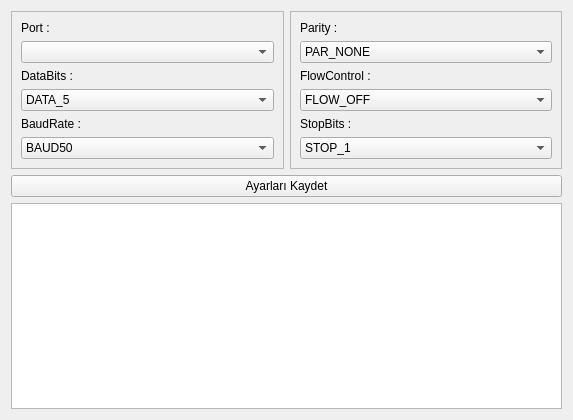
<ui version="4.0" >
 <class>IDlgNmeaGps</class>
 <widget class="QWidget" name="IDlgNmeaGps" >
  <property name="geometry" >
   <rect>
    <x>0</x>
    <y>0</y>
    <width>573</width>
    <height>420</height>
   </rect>
  </property>
  <property name="windowTitle" >
   <string>Gps Ayarları</string>
  </property>
  <property name="windowIcon" >
   <iconset/>
  </property>
  <layout class="QGridLayout" >
   <item row="0" column="0" >
    <widget class="QFrame" name="frame" >
     <property name="frameShape" >
      <enum>QFrame::StyledPanel</enum>
     </property>
     <property name="frameShadow" >
      <enum>QFrame::Raised</enum>
     </property>
     <layout class="QGridLayout" >
      <item row="0" column="0" >
       <widget class="QLabel" name="label_11" >
        <property name="text" >
         <string>Port :</string>
        </property>
       </widget>
      </item>
      <item row="1" column="0" >
       <widget class="QComboBox" name="CbPorts" />
      </item>
      <item row="2" column="0" >
       <widget class="QLabel" name="label_6" >
        <property name="text" >
         <string>DataBits :</string>
        </property>
       </widget>
      </item>
      <item row="3" column="0" >
       <widget class="QComboBox" name="CbDataBits" >
        <item>
         <property name="text" >
          <string>DATA_5</string>
         </property>
        </item>
        <item>
         <property name="text" >
          <string>DATA_6</string>
         </property>
        </item>
        <item>
         <property name="text" >
          <string>DATA_7</string>
         </property>
        </item>
        <item>
         <property name="text" >
          <string>DATA_8</string>
         </property>
        </item>
       </widget>
      </item>
      <item row="4" column="0" >
       <widget class="QLabel" name="label_10" >
        <property name="text" >
         <string>BaudRate :</string>
        </property>
       </widget>
      </item>
      <item row="5" column="0" >
       <widget class="QComboBox" name="CbBaudRate" >
        <item>
         <property name="text" >
          <string>BAUD50</string>
         </property>
        </item>
        <item>
         <property name="text" >
          <string>BAUD75</string>
         </property>
        </item>
        <item>
         <property name="text" >
          <string>BAUD110</string>
         </property>
        </item>
        <item>
         <property name="text" >
          <string>BAUD134</string>
         </property>
        </item>
        <item>
         <property name="text" >
          <string>BAUD150</string>
         </property>
        </item>
        <item>
         <property name="text" >
          <string>BAUD200</string>
         </property>
        </item>
        <item>
         <property name="text" >
          <string>BAUD300</string>
         </property>
        </item>
        <item>
         <property name="text" >
          <string>BAUD600</string>
         </property>
        </item>
        <item>
         <property name="text" >
          <string>BAUD1200</string>
         </property>
        </item>
        <item>
         <property name="text" >
          <string>BAUD1800</string>
         </property>
        </item>
        <item>
         <property name="text" >
          <string>BAUD2400</string>
         </property>
        </item>
        <item>
         <property name="text" >
          <string>BAUD4800</string>
         </property>
        </item>
        <item>
         <property name="text" >
          <string>BAUD9600</string>
         </property>
        </item>
        <item>
         <property name="text" >
          <string>BAUD14400</string>
         </property>
        </item>
        <item>
         <property name="text" >
          <string>BAUD19200</string>
         </property>
        </item>
        <item>
         <property name="text" >
          <string>BAUD38400</string>
         </property>
        </item>
        <item>
         <property name="text" >
          <string>BAUD56000</string>
         </property>
        </item>
        <item>
         <property name="text" >
          <string>BAUD57600</string>
         </property>
        </item>
        <item>
         <property name="text" >
          <string>BAUD76800</string>
         </property>
        </item>
        <item>
         <property name="text" >
          <string>BAUD115200</string>
         </property>
        </item>
        <item>
         <property name="text" >
          <string>BAUD128000</string>
         </property>
        </item>
        <item>
         <property name="text" >
          <string>BAUD256000</string>
         </property>
        </item>
       </widget>
      </item>
     </layout>
    </widget>
   </item>
   <item row="0" column="1" >
    <widget class="QFrame" name="frame_2" >
     <property name="frameShape" >
      <enum>QFrame::StyledPanel</enum>
     </property>
     <property name="frameShadow" >
      <enum>QFrame::Raised</enum>
     </property>
     <layout class="QGridLayout" >
      <item row="0" column="0" >
       <widget class="QLabel" name="label_7" >
        <property name="text" >
         <string>Parity :</string>
        </property>
       </widget>
      </item>
      <item row="1" column="0" colspan="2" >
       <widget class="QComboBox" name="CbParity" >
        <item>
         <property name="text" >
          <string>PAR_NONE</string>
         </property>
        </item>
        <item>
         <property name="text" >
          <string>PAR_ODD</string>
         </property>
        </item>
        <item>
         <property name="text" >
          <string>PAR_EVEN</string>
         </property>
        </item>
        <item>
         <property name="text" >
          <string>PAR_MARK</string>
         </property>
        </item>
        <item>
         <property name="text" >
          <string>PAR_SPACE</string>
         </property>
        </item>
       </widget>
      </item>
      <item row="2" column="0" colspan="2" >
       <widget class="QLabel" name="label_8" >
        <property name="text" >
         <string>FlowControl :</string>
        </property>
       </widget>
      </item>
      <item row="3" column="0" colspan="2" >
       <widget class="QComboBox" name="CbFlowControl" >
        <item>
         <property name="text" >
          <string>FLOW_OFF</string>
         </property>
        </item>
        <item>
         <property name="text" >
          <string>FLOW_HARDWARE</string>
         </property>
        </item>
        <item>
         <property name="text" >
          <string>FLOW_XONXOFF</string>
         </property>
        </item>
       </widget>
      </item>
      <item row="4" column="0" >
       <widget class="QLabel" name="label_9" >
        <property name="text" >
         <string>StopBits :</string>
        </property>
       </widget>
      </item>
      <item row="5" column="0" colspan="2" >
       <widget class="QComboBox" name="CbStopBits" >
        <item>
         <property name="text" >
          <string>STOP_1</string>
         </property>
        </item>
        <item>
         <property name="text" >
          <string>STOP_1_5</string>
         </property>
        </item>
        <item>
         <property name="text" >
          <string>STOP_2</string>
         </property>
        </item>
       </widget>
      </item>
     </layout>
    </widget>
   </item>
   <item row="1" column="0" colspan="2" >
    <widget class="QPushButton" name="PbKaydet" >
     <property name="text" >
      <string>Ayarları Kaydet</string>
     </property>
    </widget>
   </item>
   <item row="2" column="0" colspan="2" >
    <widget class="QTextEdit" name="TeRecieveData" />
   </item>
  </layout>
 </widget>
 <resources>
  <include location="images.qrc" />
 </resources>
 <connections/>
</ui>
